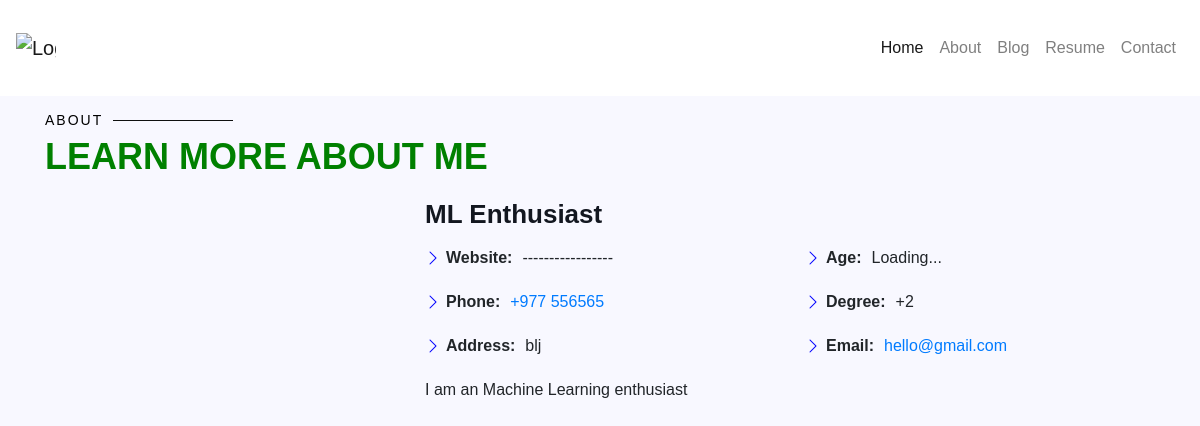
/about, run on the app's committed database.
### port/models.py (models this page shows, shortened)
class Yourself(models.Model):
    name=models.CharField(max_length=100)
    phone=models.CharField(max_length=13)
    degree=models.CharField(max_length=100)
    city=models.CharField(max_length=100)
    email=models.CharField(max_length=50)
    about_you=models.TextField()
    address=models.CharField(max_length=50)
    facebook=models.CharField(max_length=300,default='default_facebook_value')
    twitter=models.CharField(max_length=300,default='default_facebook_value')
    linkedin=models.CharField(max_length=300,default='default_facebook_value')
    github=models.CharField(max_length=300,default='default_facebook_value')

### port/views.py (the view)
# urls.py: path("about",views.about,name='about'),
def about(request):
    contexts = Yourself.objects.all()
    names = [context.name for context in contexts]
    email = [context.email for context in contexts]
    phone = [context.phone for context in contexts]
    address = [context.address for context in contexts]
    degree = [context.degree for context in contexts]
    aboutyou=[context.about_you for context in contexts]
    context ={'address': address[0],
              'email': email[0],
              'phone': phone[0],
              'degree':degree[0],
              'aboutyou':aboutyou[0]}
    return render(request,'about.html',context)

### port/templates/about.html (shortened to what this page needs)
{% extends 'base.html' %}
{% block about %}
<section class="about-me container">
    <div class="section-title">
      <h2>About</h2>
      <p>Learn more about me</p>
    </div>
    <div class="row">
      <div class="col-lg-4" data-aos="fade-right">
      </div>
      <div class="col-lg-8 pt-4 pt-lg-0 content" data-aos="fade-left">
        <h3>ML Enthusiast</h3>
        <div class="row">
          <div class="col-lg-6">
            <ul>
              <li><i class="bi bi-chevron-right"></i> <strong>Website:</strong> <span>-----------------</span></li>
              <li><i class="bi bi-chevron-right"></i> <strong>Phone:</strong> <span><a href="tel:+977{{phone}}">+977 {{phone}}</a></span></li>
              <li><i class="bi bi-chevron-right"></i> <strong>Address:</strong> <span>{{address}}</span></li>
            </ul>
          </div>
          <div class="col-lg-6">
            <ul>
              <li><i class="bi bi-chevron-right"></i> <strong>Age:</strong><span>Loading...</span></li>
              <li><i class="bi bi-chevron-right"></i> <strong>Degree:</strong><span>{{degree}}</span></li>
              <li><i class="bi bi-chevron-right"></i> <strong>Email:</strong> <span><a href="mailto:{{email}}">{{email}}</a></span></li>
            </ul>
          </div>
        </div>
        <p style="text-align: justify;">
        {{aboutyou}}
        </p>
      </div>
    </div>
</section>
{% endblock %}

### static/style1.css (style rules this page uses)
body { font-family: 'Arial', sans-serif; background-color: #f8f8ff; }
.section-title h2 { font-size: 14px; font-weight: 500; padding-top:20px; line-height: 1px; margin: 0 0 20px 0; letter-spacing: 2px; text-transform: uppercase; color: black; font-family: "Poppins", sans-serif; }
.section-title h2::after { content: ""; width: 120px; height: 1px; display: inline-block; background: #0f100f; margin: 4px 10px; }
.section-title p { margin: 0; margin: -15px 0 15px 0; font-size: 36px; font-weight: 700; text-transform: uppercase; font-family: "Poppins", sans-serif; color: green; }
.about-me .content h3 { font-weight: 700; font-size: 26px; color: #131720; }
.about-me .content ul { list-style: none; padding: 0; }
.about-me .content ul li { margin-bottom: 20px; display: flex; align-items: center; }
.about-me .content ul strong { margin-right: 10px; }
.about-me .content ul i { font-size: 16px; margin-right: 5px; color: blue; line-height: 0; }
.about-me .content p:last-child { margin-bottom: 0; }

### data on the page
Yourself: phone "556565", address "blj", degree "+2", email "hello@gmail.com", about_you "I am an Machine Learning enthusiast"
